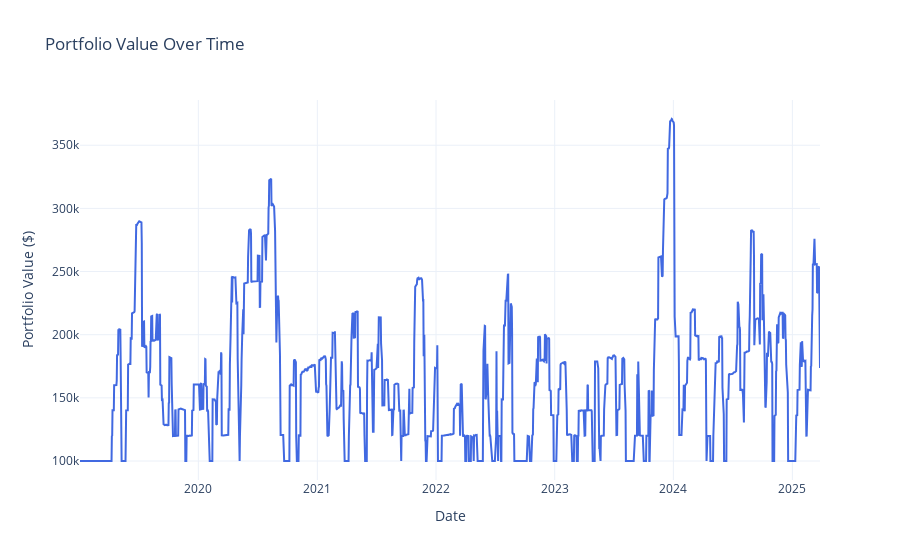
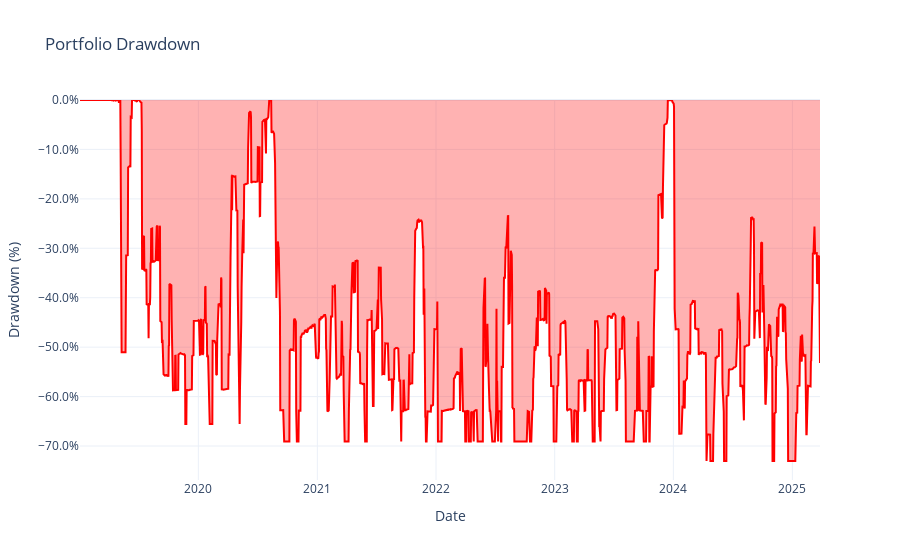
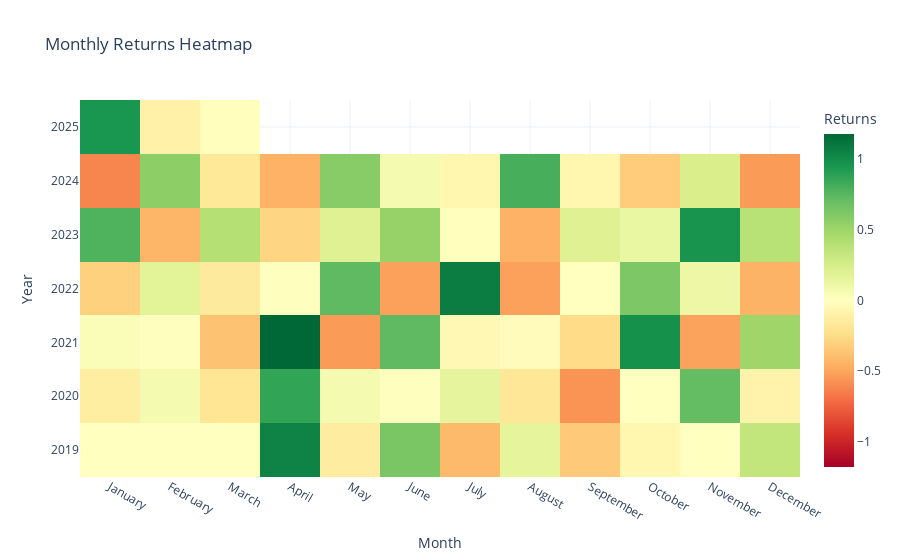
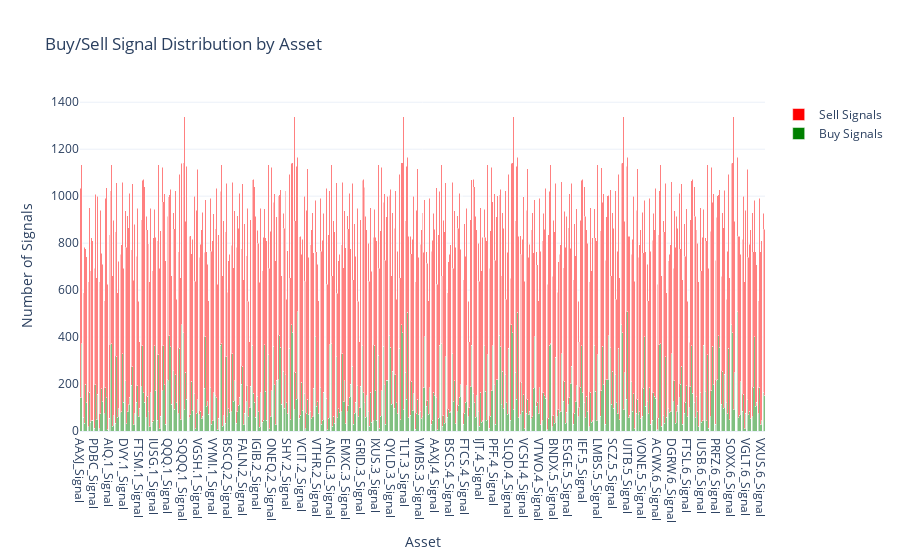

The notebook cell these images were saved under, in order:
### Code cell
portfolio_results, trading_signals , all_indicators= momentum_strategy(df)
visualize_strategy_performance(portfolio_results, trading_signals, all_indicators, df)

### Figure 1 — Plotly figure (JSON) as saved in the notebook; plotly's stock layout.template omitted (floating-point values rounded to 4 significant figures; data arrays with more than 128 entries replaced by an {"elided": "..."} marker saying what was removed)
{"data": [{"line": {"color": "royalblue", "width": 2}, "mode": "lines", "name": "Portfolio Value", "type": "scatter", "x": {"elided": "1568 str values"}, "y": {"elided": "1568 float values"}}], "layout": {"hovermode": "x unified", "title": {"text": "Portfolio Value Over Time"}, "xaxis": {"title": {"text": "Date"}}, "yaxis": {"title": {"text": "Portfolio Value ($)"}}}}

### Figure 2 — Plotly figure (JSON) as saved in the notebook; plotly's stock layout.template omitted (floating-point values rounded to 4 significant figures; data arrays with more than 128 entries replaced by an {"elided": "..."} marker saying what was removed)
{"data": [{"fill": "tozeroy", "fillcolor": "rgba(255,0,0,0.3)", "line": {"color": "red"}, "name": "Drawdown", "type": "scatter", "x": {"elided": "1568 str values"}, "y": {"elided": "1568 float values"}}], "layout": {"title": {"text": "Portfolio Drawdown"}, "xaxis": {"title": {"text": "Date"}}, "yaxis": {"tickformat": ".1%", "title": {"text": "Drawdown (%)"}}}}

### Figure 3 — Plotly figure (JSON) as saved in the notebook; plotly's stock layout.template omitted (floating-point values rounded to 4 significant figures)
{"data": [{"colorbar": {"title": {"text": "Returns"}}, "colorscale": [[0, "rgb(165,0,38)"], [0.1, "rgb(215,48,39)"], [0.2, "rgb(244,109,67)"], [0.3, "rgb(253,174,97)"], [0.4, "rgb(254,224,139)"], [0.5, "rgb(255,255,191)"], [0.6, "rgb(217,239,139)"], [0.7, "rgb(166,217,106)"], [0.8, "rgb(102,189,99)"], [0.9, "rgb(26,152,80)"], [1, "rgb(0,104,55)"]], "type": "heatmap", "x": ["January", "February", "March", "April", "May", "June", "July", "August", "September", "October", "November", "December"], "y": [2019, 2020, 2021, 2022, 2023, 2024, 2025], "z": [[0, 0, 0, 1.042, -0.1351, 0.632, -0.412, 0.1569, -0.3441, -0.06627, -0.000735, 0.3391], [-0.1325, 0.07107, -0.1914, 0.8655, 0.07094, 0.004674, 0.1522, -0.1792, -0.5636, 0, 0.7116, -0.09489], [0.03048, 0.005437, -0.377, 1.176, -0.5405, 0.7272, -0.04985, -0.01899, -0.2518, 0.9748, -0.5122, 0.4941], [-0.3057, 0.178, -0.1579, 0.004536, 0.7253, -0.5169, 1.072, -0.5174, 0, 0.6188, 0.1135, -0.4452], [0.7784, -0.4377, 0.3994, -0.2854, 0.1989, 0.5307, -0.01045, -0.4494, 0.2001, 0.1332, 0.9593, 0.3862], [-0.6205, 0.5626, -0.1705, -0.4497, 0.581, 0.06771, -0.07008, 0.8029, -0.06895, -0.3291, 0.2295, -0.5399], [0.9489, -0.1031, -0.007022, null, null, null, null, null, null, null, null, null]], "zmid": 0}], "layout": {"title": {"text": "Monthly Returns Heatmap"}, "xaxis": {"title": {"text": "Month"}}, "yaxis": {"title": {"text": "Year"}}}}

### Figure 4 — Plotly figure (JSON) as saved in the notebook; plotly's stock layout.template omitted (floating-point values rounded to 4 significant figures; data arrays with more than 128 entries replaced by an {"elided": "..."} marker saying what was removed)
{"data": [{"marker": {"color": "green"}, "name": "Buy Signals", "type": "bar", "x": {"elided": "555 str values"}, "y": {"elided": "555 int values"}}, {"marker": {"color": "red"}, "name": "Sell Signals", "type": "bar", "x": {"elided": "555 str values"}, "y": {"elided": "555 int values"}}], "layout": {"barmode": "stack", "title": {"text": "Buy/Sell Signal Distribution by Asset"}, "xaxis": {"title": {"text": "Asset"}}, "yaxis": {"title": {"text": "Number of Signals"}}}}
